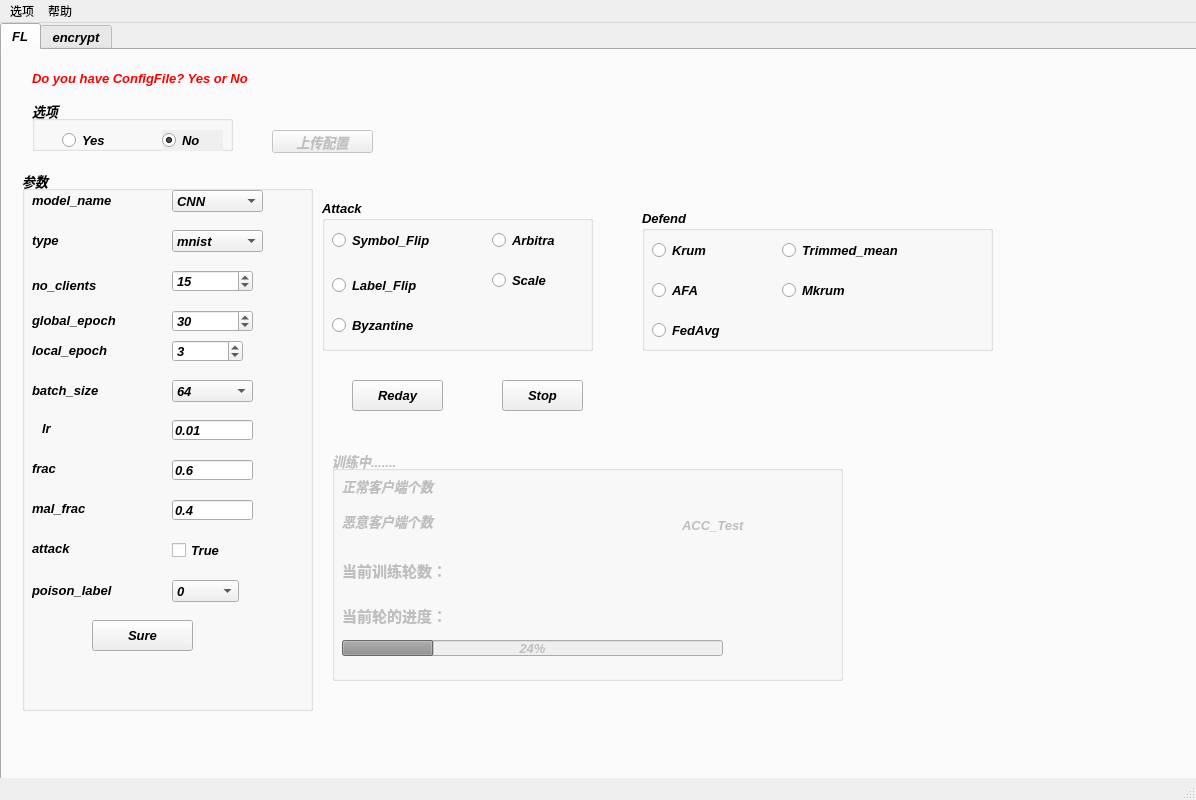
<?xml version="1.0" encoding="UTF-8"?>
<ui version="4.0">
 <class>MainWindow</class>
 <widget class="QMainWindow" name="MainWindow">
  <property name="geometry">
   <rect>
    <x>0</x>
    <y>0</y>
    <width>1196</width>
    <height>800</height>
   </rect>
  </property>
  <property name="windowTitle">
   <string>MainWindow</string>
  </property>
  <widget class="QWidget" name="centralwidget">
   <widget class="QTabWidget" name="tabWidget">
    <property name="geometry">
     <rect>
      <x>0</x>
      <y>0</y>
      <width>1200</width>
      <height>800</height>
     </rect>
    </property>
    <property name="font">
     <font>
      <family>Arial</family>
      <pointsize>10</pointsize>
      <weight>75</weight>
      <italic>true</italic>
      <bold>true</bold>
     </font>
    </property>
    <property name="currentIndex">
     <number>0</number>
    </property>
    <widget class="QWidget" name="tab">
     <attribute name="title">
      <string>FL</string>
     </attribute>
     <widget class="QGroupBox" name="groupBox">
      <property name="geometry">
       <rect>
        <x>20</x>
        <y>120</y>
        <width>291</width>
        <height>541</height>
       </rect>
      </property>
      <property name="font">
       <font>
        <family>Arial</family>
        <pointsize>10</pointsize>
        <weight>75</weight>
        <italic>true</italic>
        <bold>true</bold>
       </font>
      </property>
      <property name="title">
       <string>参数</string>
      </property>
      <widget class="QLabel" name="label_2">
       <property name="geometry">
        <rect>
         <x>10</x>
         <y>20</y>
         <width>121</width>
         <height>21</height>
        </rect>
       </property>
       <property name="font">
        <font>
         <family>Arial</family>
         <pointsize>10</pointsize>
         <weight>75</weight>
         <italic>true</italic>
         <bold>true</bold>
        </font>
       </property>
       <property name="text">
        <string>model_name</string>
       </property>
      </widget>
      <widget class="QLabel" name="label_3">
       <property name="geometry">
        <rect>
         <x>10</x>
         <y>60</y>
         <width>54</width>
         <height>21</height>
        </rect>
       </property>
       <property name="font">
        <font>
         <family>Arial</family>
         <pointsize>10</pointsize>
         <weight>75</weight>
         <italic>true</italic>
         <bold>true</bold>
        </font>
       </property>
       <property name="text">
        <string>type</string>
       </property>
      </widget>
      <widget class="QLabel" name="label_4">
       <property name="geometry">
        <rect>
         <x>10</x>
         <y>100</y>
         <width>121</width>
         <height>31</height>
        </rect>
       </property>
       <property name="font">
        <font>
         <family>Arial</family>
         <pointsize>10</pointsize>
         <weight>75</weight>
         <italic>true</italic>
         <bold>true</bold>
        </font>
       </property>
       <property name="text">
        <string>no_clients</string>
       </property>
      </widget>
      <widget class="QLabel" name="label_5">
       <property name="geometry">
        <rect>
         <x>10</x>
         <y>140</y>
         <width>131</width>
         <height>21</height>
        </rect>
       </property>
       <property name="font">
        <font>
         <family>Arial</family>
         <pointsize>10</pointsize>
         <weight>75</weight>
         <italic>true</italic>
         <bold>true</bold>
        </font>
       </property>
       <property name="text">
        <string>global_epoch</string>
       </property>
      </widget>
      <widget class="QLabel" name="label_6">
       <property name="geometry">
        <rect>
         <x>10</x>
         <y>170</y>
         <width>121</width>
         <height>21</height>
        </rect>
       </property>
       <property name="font">
        <font>
         <family>Arial</family>
         <pointsize>10</pointsize>
         <weight>75</weight>
         <italic>true</italic>
         <bold>true</bold>
        </font>
       </property>
       <property name="text">
        <string>local_epoch</string>
       </property>
      </widget>
      <widget class="QLabel" name="label_7">
       <property name="geometry">
        <rect>
         <x>10</x>
         <y>210</y>
         <width>121</width>
         <height>21</height>
        </rect>
       </property>
       <property name="font">
        <font>
         <family>Arial</family>
         <pointsize>10</pointsize>
         <weight>75</weight>
         <italic>true</italic>
         <bold>true</bold>
        </font>
       </property>
       <property name="text">
        <string>batch_size</string>
       </property>
      </widget>
      <widget class="QLabel" name="label_8">
       <property name="geometry">
        <rect>
         <x>20</x>
         <y>250</y>
         <width>54</width>
         <height>16</height>
        </rect>
       </property>
       <property name="font">
        <font>
         <family>Arial</family>
         <pointsize>10</pointsize>
         <weight>75</weight>
         <italic>true</italic>
         <bold>true</bold>
        </font>
       </property>
       <property name="text">
        <string>lr</string>
       </property>
      </widget>
      <widget class="QLabel" name="label_9">
       <property name="geometry">
        <rect>
         <x>10</x>
         <y>290</y>
         <width>54</width>
         <height>16</height>
        </rect>
       </property>
       <property name="font">
        <font>
         <family>Arial</family>
         <pointsize>10</pointsize>
         <weight>75</weight>
         <italic>true</italic>
         <bold>true</bold>
        </font>
       </property>
       <property name="text">
        <string>frac</string>
       </property>
      </widget>
      <widget class="QLabel" name="label_10">
       <property name="geometry">
        <rect>
         <x>10</x>
         <y>330</y>
         <width>111</width>
         <height>16</height>
        </rect>
       </property>
       <property name="font">
        <font>
         <family>Arial</family>
         <pointsize>10</pointsize>
         <weight>75</weight>
         <italic>true</italic>
         <bold>true</bold>
        </font>
       </property>
       <property name="text">
        <string>mal_frac</string>
       </property>
      </widget>
      <widget class="QLabel" name="label_11">
       <property name="geometry">
        <rect>
         <x>10</x>
         <y>370</y>
         <width>91</width>
         <height>16</height>
        </rect>
       </property>
       <property name="font">
        <font>
         <family>Arial</family>
         <pointsize>10</pointsize>
         <weight>75</weight>
         <italic>true</italic>
         <bold>true</bold>
        </font>
       </property>
       <property name="text">
        <string>attack</string>
       </property>
      </widget>
      <widget class="QLabel" name="label_12">
       <property name="geometry">
        <rect>
         <x>10</x>
         <y>410</y>
         <width>121</width>
         <height>21</height>
        </rect>
       </property>
       <property name="font">
        <font>
         <family>Arial</family>
         <pointsize>10</pointsize>
         <weight>75</weight>
         <italic>true</italic>
         <bold>true</bold>
        </font>
       </property>
       <property name="text">
        <string>poison_label</string>
       </property>
      </widget>
      <widget class="QComboBox" name="comboBox">
       <property name="geometry">
        <rect>
         <x>150</x>
         <y>20</y>
         <width>91</width>
         <height>22</height>
        </rect>
       </property>
       <item>
        <property name="text">
         <string>CNN</string>
        </property>
       </item>
       <item>
        <property name="text">
         <string>MLP</string>
        </property>
       </item>
      </widget>
      <widget class="QComboBox" name="comboBox_2">
       <property name="geometry">
        <rect>
         <x>150</x>
         <y>60</y>
         <width>91</width>
         <height>22</height>
        </rect>
       </property>
       <item>
        <property name="text">
         <string>mnist</string>
        </property>
       </item>
       <item>
        <property name="text">
         <string>cifar10</string>
        </property>
       </item>
      </widget>
      <widget class="QSpinBox" name="spinBox">
       <property name="geometry">
        <rect>
         <x>150</x>
         <y>140</y>
         <width>81</width>
         <height>22</height>
        </rect>
       </property>
       <property name="value">
        <number>30</number>
       </property>
      </widget>
      <widget class="QSpinBox" name="spinBox_2">
       <property name="geometry">
        <rect>
         <x>150</x>
         <y>170</y>
         <width>71</width>
         <height>22</height>
        </rect>
       </property>
       <property name="value">
        <number>3</number>
       </property>
      </widget>
      <widget class="QComboBox" name="comboBox_3">
       <property name="geometry">
        <rect>
         <x>150</x>
         <y>210</y>
         <width>81</width>
         <height>22</height>
        </rect>
       </property>
       <property name="currentText">
        <string>64</string>
       </property>
       <item>
        <property name="text">
         <string>64</string>
        </property>
       </item>
       <item>
        <property name="text">
         <string>32</string>
        </property>
       </item>
       <item>
        <property name="text">
         <string>64</string>
        </property>
       </item>
       <item>
        <property name="text">
         <string>96</string>
        </property>
       </item>
       <item>
        <property name="text">
         <string>128</string>
        </property>
       </item>
      </widget>
      <widget class="QLineEdit" name="lineEdit">
       <property name="geometry">
        <rect>
         <x>150</x>
         <y>250</y>
         <width>81</width>
         <height>20</height>
        </rect>
       </property>
       <property name="text">
        <string>0.01</string>
       </property>
      </widget>
      <widget class="QLineEdit" name="lineEdit_2">
       <property name="geometry">
        <rect>
         <x>150</x>
         <y>290</y>
         <width>81</width>
         <height>20</height>
        </rect>
       </property>
       <property name="text">
        <string>0.6</string>
       </property>
      </widget>
      <widget class="QLineEdit" name="lineEdit_3">
       <property name="geometry">
        <rect>
         <x>150</x>
         <y>330</y>
         <width>81</width>
         <height>20</height>
        </rect>
       </property>
       <property name="text">
        <string>0.4</string>
       </property>
      </widget>
      <widget class="QCheckBox" name="checkBox">
       <property name="geometry">
        <rect>
         <x>150</x>
         <y>370</y>
         <width>81</width>
         <height>21</height>
        </rect>
       </property>
       <property name="text">
        <string>True</string>
       </property>
       <property name="checked">
        <bool>false</bool>
       </property>
      </widget>
      <widget class="QComboBox" name="comboBox_4">
       <property name="geometry">
        <rect>
         <x>150</x>
         <y>410</y>
         <width>67</width>
         <height>22</height>
        </rect>
       </property>
       <property name="currentText">
        <string>0</string>
       </property>
       <item>
        <property name="text">
         <string>0</string>
        </property>
       </item>
       <item>
        <property name="text">
         <string>1</string>
        </property>
       </item>
       <item>
        <property name="text">
         <string>2</string>
        </property>
       </item>
       <item>
        <property name="text">
         <string>3</string>
        </property>
       </item>
       <item>
        <property name="text">
         <string>4</string>
        </property>
       </item>
       <item>
        <property name="text">
         <string>5</string>
        </property>
       </item>
       <item>
        <property name="text">
         <string>6</string>
        </property>
       </item>
       <item>
        <property name="text">
         <string>7</string>
        </property>
       </item>
       <item>
        <property name="text">
         <string>8</string>
        </property>
       </item>
       <item>
        <property name="text">
         <string>9</string>
        </property>
       </item>
      </widget>
      <widget class="QSpinBox" name="spinBox_3">
       <property name="geometry">
        <rect>
         <x>150</x>
         <y>100</y>
         <width>81</width>
         <height>22</height>
        </rect>
       </property>
       <property name="value">
        <number>15</number>
       </property>
      </widget>
      <widget class="QPushButton" name="pushButton_2">
       <property name="geometry">
        <rect>
         <x>70</x>
         <y>450</y>
         <width>101</width>
         <height>31</height>
        </rect>
       </property>
       <property name="text">
        <string>Sure</string>
       </property>
      </widget>
     </widget>
     <widget class="QGroupBox" name="selection">
      <property name="geometry">
       <rect>
        <x>30</x>
        <y>50</y>
        <width>201</width>
        <height>51</height>
       </rect>
      </property>
      <property name="font">
       <font>
        <family>Arial</family>
        <pointsize>10</pointsize>
        <weight>75</weight>
        <italic>true</italic>
        <bold>true</bold>
       </font>
      </property>
      <property name="autoFillBackground">
       <bool>false</bool>
      </property>
      <property name="title">
       <string>选项</string>
      </property>
      <property name="flat">
       <bool>true</bool>
      </property>
      <widget class="QRadioButton" name="radioButton_1">
       <property name="geometry">
        <rect>
         <x>30</x>
         <y>30</y>
         <width>71</width>
         <height>21</height>
        </rect>
       </property>
       <property name="font">
        <font>
         <family>Arial</family>
         <pointsize>10</pointsize>
         <weight>75</weight>
         <italic>true</italic>
         <bold>true</bold>
        </font>
       </property>
       <property name="text">
        <string>Yes</string>
       </property>
      </widget>
      <widget class="QRadioButton" name="radioButton_2">
       <property name="geometry">
        <rect>
         <x>130</x>
         <y>30</y>
         <width>61</width>
         <height>21</height>
        </rect>
       </property>
       <property name="font">
        <font>
         <family>Arial</family>
         <pointsize>10</pointsize>
         <weight>75</weight>
         <italic>true</italic>
         <bold>true</bold>
        </font>
       </property>
       <property name="autoFillBackground">
        <bool>true</bool>
       </property>
       <property name="text">
        <string>No</string>
       </property>
       <property name="checked">
        <bool>true</bool>
       </property>
      </widget>
     </widget>
     <widget class="QLabel" name="label">
      <property name="geometry">
       <rect>
        <x>30</x>
        <y>20</y>
        <width>221</width>
        <height>16</height>
       </rect>
      </property>
      <property name="font">
       <font>
        <family>Arial</family>
        <pointsize>10</pointsize>
        <weight>75</weight>
        <italic>true</italic>
        <bold>true</bold>
       </font>
      </property>
      <property name="styleSheet">
       <string notr="true">color: red;</string>
      </property>
      <property name="text">
       <string>Do you have ConfigFile? Yes or No</string>
      </property>
     </widget>
     <widget class="QGroupBox" name="groupBox_2">
      <property name="geometry">
       <rect>
        <x>320</x>
        <y>150</y>
        <width>271</width>
        <height>151</height>
       </rect>
      </property>
      <property name="font">
       <font>
        <family>Arial</family>
        <pointsize>10</pointsize>
        <weight>75</weight>
        <italic>true</italic>
        <bold>true</bold>
       </font>
      </property>
      <property name="title">
       <string>Attack</string>
      </property>
      <widget class="QRadioButton" name="radioButton">
       <property name="geometry">
        <rect>
         <x>10</x>
         <y>30</y>
         <width>161</width>
         <height>21</height>
        </rect>
       </property>
       <property name="text">
        <string>Symbol_Flip</string>
       </property>
      </widget>
      <widget class="QRadioButton" name="radioButton_3">
       <property name="geometry">
        <rect>
         <x>170</x>
         <y>30</y>
         <width>101</width>
         <height>21</height>
        </rect>
       </property>
       <property name="text">
        <string>Arbitra</string>
       </property>
      </widget>
      <widget class="QRadioButton" name="radioButton_4">
       <property name="geometry">
        <rect>
         <x>10</x>
         <y>70</y>
         <width>131</width>
         <height>31</height>
        </rect>
       </property>
       <property name="text">
        <string>Label_Flip</string>
       </property>
      </widget>
      <widget class="QRadioButton" name="radioButton_5">
       <property name="geometry">
        <rect>
         <x>170</x>
         <y>70</y>
         <width>101</width>
         <height>21</height>
        </rect>
       </property>
       <property name="text">
        <string>Scale</string>
       </property>
      </widget>
      <widget class="QRadioButton" name="radioButton_11">
       <property name="geometry">
        <rect>
         <x>10</x>
         <y>110</y>
         <width>131</width>
         <height>31</height>
        </rect>
       </property>
       <property name="text">
        <string>Byzantine</string>
       </property>
      </widget>
     </widget>
     <widget class="QGroupBox" name="groupBox_3">
      <property name="geometry">
       <rect>
        <x>640</x>
        <y>160</y>
        <width>351</width>
        <height>141</height>
       </rect>
      </property>
      <property name="font">
       <font>
        <family>Arial</family>
        <pointsize>10</pointsize>
        <weight>75</weight>
        <italic>true</italic>
        <bold>true</bold>
       </font>
      </property>
      <property name="title">
       <string>Defend</string>
      </property>
      <widget class="QRadioButton" name="radioButton_6">
       <property name="geometry">
        <rect>
         <x>10</x>
         <y>30</y>
         <width>86</width>
         <height>21</height>
        </rect>
       </property>
       <property name="text">
        <string>Krum</string>
       </property>
      </widget>
      <widget class="QRadioButton" name="radioButton_7">
       <property name="geometry">
        <rect>
         <x>140</x>
         <y>30</y>
         <width>201</width>
         <height>21</height>
        </rect>
       </property>
       <property name="text">
        <string>Trimmed_mean</string>
       </property>
      </widget>
      <widget class="QRadioButton" name="radioButton_8">
       <property name="geometry">
        <rect>
         <x>10</x>
         <y>110</y>
         <width>251</width>
         <height>21</height>
        </rect>
       </property>
       <property name="text">
        <string>FedAvg</string>
       </property>
      </widget>
      <widget class="QRadioButton" name="radioButton_9">
       <property name="geometry">
        <rect>
         <x>140</x>
         <y>70</y>
         <width>151</width>
         <height>21</height>
        </rect>
       </property>
       <property name="text">
        <string>Mkrum</string>
       </property>
      </widget>
      <widget class="QRadioButton" name="radioButton_10">
       <property name="geometry">
        <rect>
         <x>10</x>
         <y>70</y>
         <width>86</width>
         <height>21</height>
        </rect>
       </property>
       <property name="text">
        <string>AFA</string>
       </property>
      </widget>
     </widget>
     <widget class="QPushButton" name="pushButton">
      <property name="geometry">
       <rect>
        <x>350</x>
        <y>330</y>
        <width>91</width>
        <height>31</height>
       </rect>
      </property>
      <property name="autoFillBackground">
       <bool>false</bool>
      </property>
      <property name="text">
       <string>Reday</string>
      </property>
     </widget>
     <widget class="QPushButton" name="pushButton_3">
      <property name="enabled">
       <bool>false</bool>
      </property>
      <property name="geometry">
       <rect>
        <x>270</x>
        <y>80</y>
        <width>101</width>
        <height>23</height>
       </rect>
      </property>
      <property name="text">
       <string>上传配置</string>
      </property>
     </widget>
     <widget class="QGroupBox" name="groupBox_6">
      <property name="enabled">
       <bool>false</bool>
      </property>
      <property name="geometry">
       <rect>
        <x>330</x>
        <y>400</y>
        <width>511</width>
        <height>231</height>
       </rect>
      </property>
      <property name="title">
       <string>训练中.......</string>
      </property>
      <widget class="QProgressBar" name="progressBar">
       <property name="geometry">
        <rect>
         <x>10</x>
         <y>190</y>
         <width>381</width>
         <height>16</height>
        </rect>
       </property>
       <property name="value">
        <number>24</number>
       </property>
      </widget>
      <widget class="QLabel" name="label_14">
       <property name="enabled">
        <bool>false</bool>
       </property>
       <property name="geometry">
        <rect>
         <x>10</x>
         <y>110</y>
         <width>261</width>
         <height>21</height>
        </rect>
       </property>
       <property name="font">
        <font>
         <family>Arial</family>
         <pointsize>11</pointsize>
         <weight>75</weight>
         <italic>false</italic>
         <bold>true</bold>
        </font>
       </property>
       <property name="text">
        <string>当前训练轮数： </string>
       </property>
      </widget>
      <widget class="QLabel" name="label_15">
       <property name="geometry">
        <rect>
         <x>10</x>
         <y>150</y>
         <width>151</width>
         <height>31</height>
        </rect>
       </property>
       <property name="font">
        <font>
         <family>Arial</family>
         <pointsize>11</pointsize>
         <weight>75</weight>
         <italic>false</italic>
         <bold>true</bold>
        </font>
       </property>
       <property name="text">
        <string>当前轮的进度：</string>
       </property>
      </widget>
      <widget class="QLabel" name="label_16">
       <property name="geometry">
        <rect>
         <x>10</x>
         <y>60</y>
         <width>281</width>
         <height>21</height>
        </rect>
       </property>
       <property name="text">
        <string>恶意客户端个数</string>
       </property>
      </widget>
      <widget class="QLabel" name="label_17">
       <property name="geometry">
        <rect>
         <x>10</x>
         <y>25</y>
         <width>291</width>
         <height>21</height>
        </rect>
       </property>
       <property name="text">
        <string>正常客户端个数</string>
       </property>
      </widget>
      <widget class="QLabel" name="label_18">
       <property name="geometry">
        <rect>
         <x>280</x>
         <y>90</y>
         <width>211</width>
         <height>31</height>
        </rect>
       </property>
       <property name="text">
        <string/>
       </property>
      </widget>
      <widget class="QLabel" name="label_19">
       <property name="geometry">
        <rect>
         <x>350</x>
         <y>65</y>
         <width>121</width>
         <height>21</height>
        </rect>
       </property>
       <property name="text">
        <string>ACC_Test</string>
       </property>
      </widget>
     </widget>
     <widget class="QPushButton" name="pushButton_4">
      <property name="geometry">
       <rect>
        <x>500</x>
        <y>330</y>
        <width>81</width>
        <height>31</height>
       </rect>
      </property>
      <property name="text">
       <string>Stop</string>
      </property>
     </widget>
    </widget>
    <widget class="QWidget" name="tab_2">
     <attribute name="title">
      <string>encrypt</string>
     </attribute>
     <widget class="QGroupBox" name="groupBox_4">
      <property name="geometry">
       <rect>
        <x>40</x>
        <y>180</y>
        <width>421</width>
        <height>121</height>
       </rect>
      </property>
      <property name="title">
       <string>差分隐私</string>
      </property>
      <widget class="QRadioButton" name="radioButton_12">
       <property name="geometry">
        <rect>
         <x>20</x>
         <y>40</y>
         <width>171</width>
         <height>21</height>
        </rect>
       </property>
       <property name="text">
        <string>拉普拉斯分布</string>
       </property>
      </widget>
      <widget class="QRadioButton" name="radioButton_13">
       <property name="geometry">
        <rect>
         <x>20</x>
         <y>80</y>
         <width>131</width>
         <height>21</height>
        </rect>
       </property>
       <property name="text">
        <string>高斯分布</string>
       </property>
      </widget>
      <widget class="QLineEdit" name="lineEdit_4">
       <property name="geometry">
        <rect>
         <x>220</x>
         <y>80</y>
         <width>121</width>
         <height>20</height>
        </rect>
       </property>
       <property name="text">
        <string>0.1</string>
       </property>
      </widget>
      <widget class="QLabel" name="label_13">
       <property name="geometry">
        <rect>
         <x>220</x>
         <y>40</y>
         <width>191</width>
         <height>31</height>
        </rect>
       </property>
       <property name="text">
        <string>&lt;html&gt;&lt;head/&gt;&lt;body&gt;&lt;p&gt;噪声参数标准差&lt;span style=&quot; font-family:'KaTeX_Math'; font-size:16px; color:#4d4d4d; background-color:#ffffff;&quot;&gt;σ&lt;/span&gt;&lt;/p&gt;&lt;/body&gt;&lt;/html&gt;</string>
       </property>
      </widget>
     </widget>
     <widget class="QGroupBox" name="groupBox_5">
      <property name="geometry">
       <rect>
        <x>40</x>
        <y>40</y>
        <width>231</width>
        <height>71</height>
       </rect>
      </property>
      <property name="title">
       <string>同态加密</string>
      </property>
      <widget class="QRadioButton" name="radioButton_14">
       <property name="geometry">
        <rect>
         <x>20</x>
         <y>30</y>
         <width>101</width>
         <height>21</height>
        </rect>
       </property>
       <property name="text">
        <string>paillier</string>
       </property>
      </widget>
     </widget>
     <widget class="QPushButton" name="pushButton_5">
      <property name="geometry">
       <rect>
        <x>490</x>
        <y>260</y>
        <width>75</width>
        <height>23</height>
       </rect>
      </property>
      <property name="text">
       <string>Reset</string>
      </property>
     </widget>
    </widget>
   </widget>
  </widget>
  <widget class="QStatusBar" name="statusbar"/>
  <widget class="QMenuBar" name="menubar">
   <property name="geometry">
    <rect>
     <x>0</x>
     <y>0</y>
     <width>1196</width>
     <height>22</height>
    </rect>
   </property>
   <widget class="QMenu" name="menu">
    <property name="geometry">
     <rect>
      <x>158</x>
      <y>114</y>
      <width>144</width>
      <height>146</height>
     </rect>
    </property>
    <property name="title">
     <string>选项</string>
    </property>
    <addaction name="actionUpload"/>
    <addaction name="actioninitial"/>
    <addaction name="separator"/>
    <addaction name="action_2"/>
    <addaction name="separator"/>
    <addaction name="actiontest"/>
   </widget>
   <widget class="QMenu" name="menu_2">
    <property name="title">
     <string>帮助</string>
    </property>
    <addaction name="actionfunc"/>
    <addaction name="actionauthor"/>
   </widget>
   <addaction name="menu"/>
   <addaction name="menu_2"/>
  </widget>
  <action name="actionUpload">
   <property name="text">
    <string>上传数据</string>
   </property>
   <property name="font">
    <font>
     <family>Arial</family>
     <pointsize>11</pointsize>
     <weight>50</weight>
     <bold>false</bold>
    </font>
   </property>
  </action>
  <action name="actioninitial">
   <property name="text">
    <string>初始化</string>
   </property>
   <property name="font">
    <font>
     <family>Arial</family>
     <pointsize>11</pointsize>
    </font>
   </property>
  </action>
  <action name="action_2">
   <property name="text">
    <string>客户数据分布</string>
   </property>
   <property name="iconText">
    <string>数据分布</string>
   </property>
   <property name="font">
    <font>
     <family>Arial</family>
     <pointsize>11</pointsize>
    </font>
   </property>
  </action>
  <action name="actiontest">
   <property name="text">
    <string>测试集</string>
   </property>
   <property name="font">
    <font>
     <family>Arial</family>
     <pointsize>11</pointsize>
    </font>
   </property>
  </action>
  <action name="actionfunc">
   <property name="text">
    <string>功能说明</string>
   </property>
   <property name="font">
    <font>
     <family>Arial</family>
     <pointsize>11</pointsize>
    </font>
   </property>
  </action>
  <action name="actionauthor">
   <property name="text">
    <string>作者与版权</string>
   </property>
   <property name="font">
    <font>
     <family>Arial</family>
     <pointsize>11</pointsize>
    </font>
   </property>
  </action>
  <action name="actionkrum">
   <property name="text">
    <string>Krum</string>
   </property>
  </action>
  <action name="actionmkrum">
   <property name="text">
    <string>Mkrum</string>
   </property>
  </action>
  <action name="actionFedavg">
   <property name="text">
    <string>Fedavg</string>
   </property>
  </action>
  <action name="actiontrimmed_mean">
   <property name="text">
    <string>Trimmed_mean</string>
   </property>
  </action>
  <action name="actionAFA">
   <property name="text">
    <string>AFA</string>
   </property>
  </action>
 </widget>
 <resources/>
 <connections/>
</ui>
